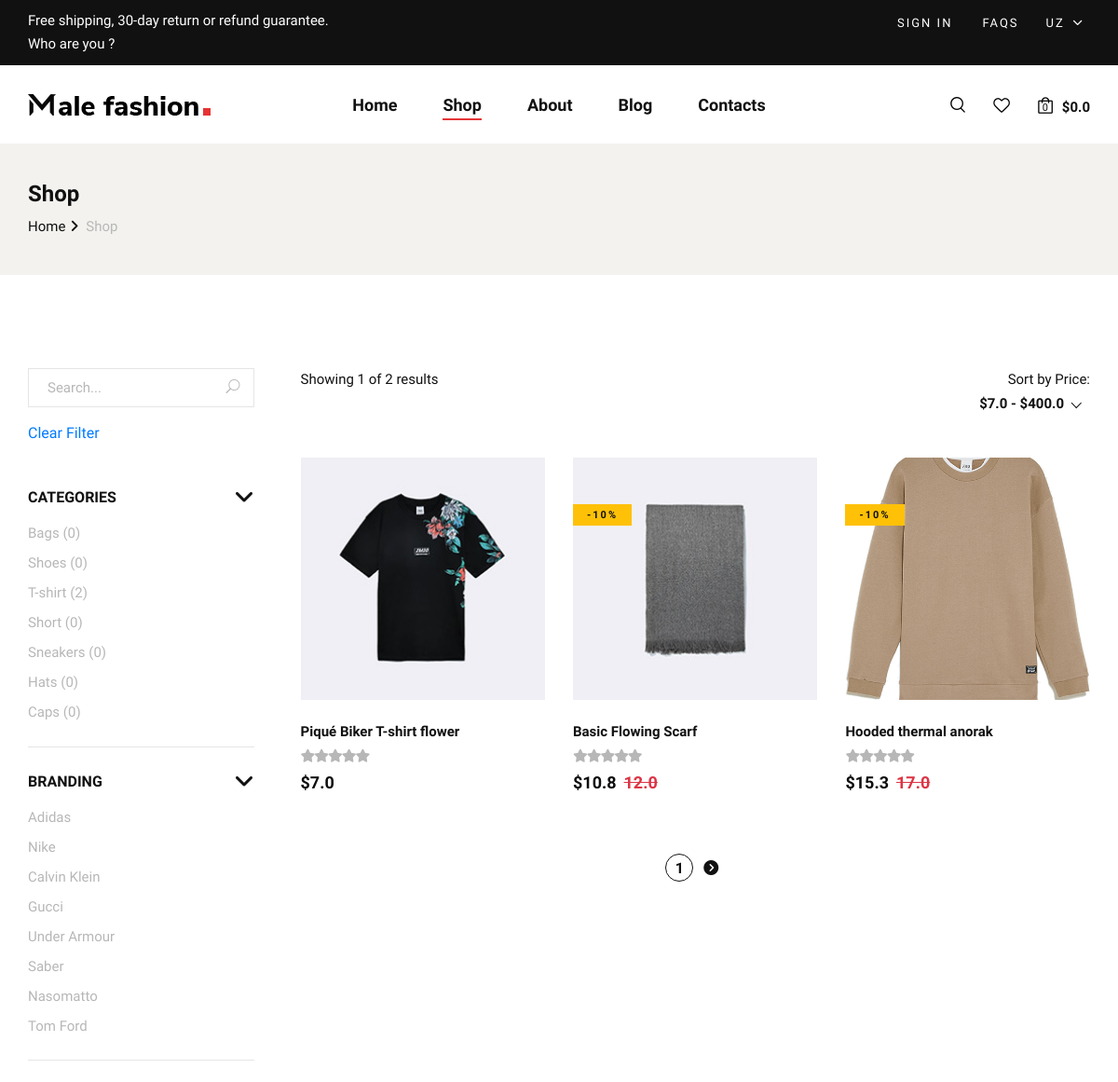
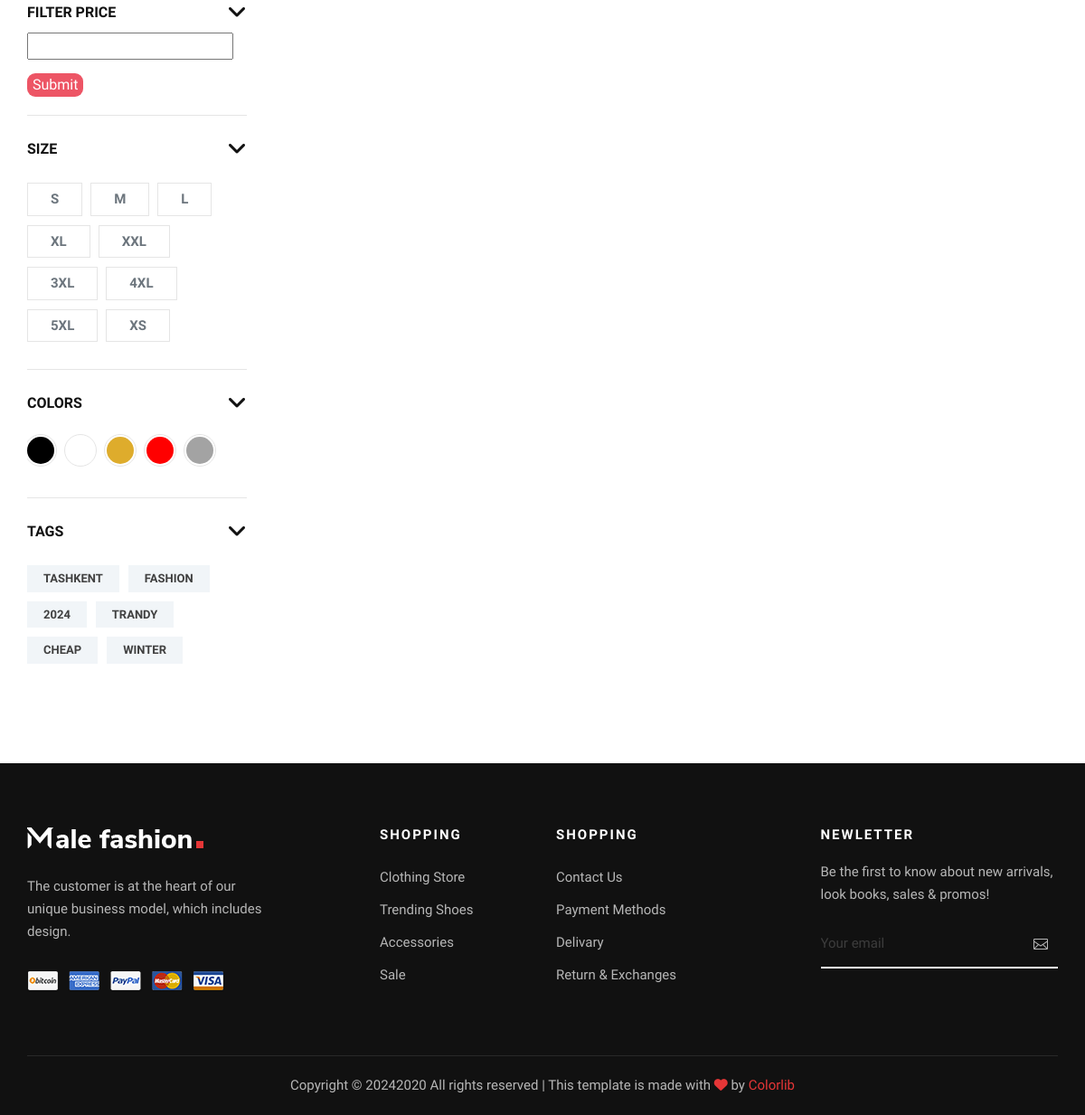
The app's page /shop/ with its own data (2 pictures, top to bottom).
### products/models.py (models this page shows, shortened)
class CategoryModel(models.Model):
    title = models.CharField(max_length=24)
    class Meta:
        verbose_name = "Category"
        verbose_name_plural = "Categories"

class BrandModel(models.Model):
    title = models.CharField(max_length=24)
    class Meta:
        verbose_name = "Brand"
        verbose_name_plural = "Brands"

class SizeModel(models.Model):
    title = models.CharField(max_length=24)
    class Meta:
        verbose_name = "Size"
        verbose_name_plural = "Sizes"

class TagModel(models.Model):
    title = models.CharField(max_length=24)
    class Meta:
        verbose_name = "Tag"
        verbose_name_plural = "Tags"

class ProductModel(models.Model):
    name = models.CharField(max_length=64)
    description = models.TextField()
    price = models.FloatField(default=0.0)
    image = models.ImageField(upload_to="products")
    discount = models.PositiveIntegerField(default=0)
    rating = models.PositiveIntegerField(default=1, validators=[rating_value_validate])
    category = models.ForeignKey(CategoryModel, on_delete=models.CASCADE, related_name="products")
    brand = models.ForeignKey(BrandModel, on_delete=models.CASCADE)
    sizes = models.ManyToManyField(SizeModel)
    colors = models.ManyToManyField(ColorModel)
    tags = models.ManyToManyField(TagModel)
    created_at = models.DateTimeField(auto_now_add=True)
    updated_at = models.DateTimeField(auto_now=True)
    def is_new(self):
        current_time = timezone.now()
        diff = (current_time - self.created_at).days
        if diff <= 3:
            return True
        else:
            return False
    def get_real_price(self):
        total = self.price - ((self.price / 100) * self.discount)
        return total
    class Meta:
        verbose_name = "Product"
        verbose_name_plural = "Products"

### pages/views.py (the view)
# urls.py: path('shop/', shopPageView, name="shop"),
def shopPageView(request):
    products = ProductModel.objects.all().order_by("price")
    q = request.GET.get('q')
    category = request.GET.get('category')
    sort = request.GET.get('sort')
    brand = request.GET.get('brand')
    size = request.GET.get('size')
    color = request.GET.get('color')
    tag = request.GET.get('tag')
    price_range = request.GET.get('my_range')
    paginator = Paginator(products, 3)
    from_price = 0
    to_price = 0
    if price_range:
        price_range = price_range.split(";")
        from_price, to_price = price_range[0], price_range[1]
        products = products.filter(price__gte=from_price, price__lte=to_price)
        paginator = Paginator(products, len(products))
    if q:
        products = products.filter(name__icontains=q)
    elif category:
        products = products.filter(category__title=category)
    elif brand:
        products = products.filter(brand__title=brand)
    elif size:
        products = products.filter(sizes__title=size)
    elif color:
        products = products.filter(colors__name=color)
    elif tag:
        products = products.filter(tags__title=tag)
    elif sort:
        products = products.order_by(sort)
    page_number = int(request.GET.get('page', 1))
    try:
        page_obj = paginator.get_page(page_number)  # returns the desired page object
    except PageNotAnInteger:
        page_obj = paginator.page(1)
    except EmptyPage:
        page_obj = paginator.page(paginator.num_pages)
    context = {
        "products": products,
        "categories": CategoryModel.objects.all(),
        "brands": BrandModel.objects.all(),
        "sizes": SizeModel.objects.all(),
        "colors": ColorModel.objects.all(),
        "tags": TagModel.objects.all(),
        "min_price": ProductModel.objects.aggregate(min_price=Min("price"))['min_price'],
        "max_price": ProductModel.objects.aggregate(max_price=Max("price"))['max_price'],
        "page_obj": page_obj
    }
    return render(request, template_name="shop.html", context=context)

### products/templatetags/my_tags.py (called while the page is built, shortened)
@register.simple_tag
def get_cart_info(request, coupon=None):
    cart_data = request.session.get("data", [])
    if not cart_data:
        return 0, 0.0

@register.filter(name='in_cart')
def in_cart(request, pk):
    cart = request.session.get("cart", [])
    if pk in cart:
        return True
    else:
        return False

### templates/shop.html (shortened to what this page needs)
{% extends 'layouts/base.html' %}
{% load my_tags %}
{% load static %}
{% block content %}
    {% block extra_css %}
    <link rel="stylesheet" href="https://cdnjs.cloudflare.com/ajax/libs/ion-rangeslider/2.3.1/css/ion.rangeSlider.min.css"/>
    {% endblock %}
    <section class="breadcrumb-option">
        <div class="container">
            <div class="row">
                <div class="col-lg-12">
                    <div class="breadcrumb__text">
                        <h4>Shop</h4>
                        <div class="breadcrumb__links">
                            <a href="./index.html">Home</a>
                            <span>Shop</span>
                        </div>
                    </div>
                </div>
            </div>
        </div>
    </section>
    <section class="shop spad">
        <div class="container">
            <div class="row">
                <div class="col-lg-3">
                    <div class="shop__sidebar">
                        <div class="shop__sidebar__search">
                            <form method="GET" class="mb-3">
                                <input name="q" type="text" placeholder="Search...">
                                <button type="submit"><span class="icon_search"></span></button>
                            </form>
                            <a class="text-primary" href="{% url 'pages:shop' %}">Clear Filter</a>
                        </div>
                        <div class="shop__sidebar__accordion">
                            <div class="accordion" id="accordionExample">
                                <div class="card">
                                    <div class="card-heading">
                                        <a data-toggle="collapse" data-target="#collapseOne">Categories</a>
                                    </div>
                                    <div id="collapseOne" class="collapse show" data-parent="#accordionExample">
                                        <div class="card-body">
                                            <div class="shop__sidebar__categories">
                                                <ul class="nice-scroll">
                                                    {% for category in categories %}
                                                        <li><a href="{% url 'pages:shop' %}?category={{ category.title }}">{{ category.title }} ({{ category.products.all.count }})</a></li>
                                                    {% endfor %}
                                                </ul>
                                            </div>
                                        </div>
                                    </div>
                                </div>
                                <div class="card">
                                    <div class="card-heading">
                                        <a data-toggle="collapse" data-target="#collapseTwo">Branding</a>
                                    </div>
                                    <div id="collapseTwo" class="collapse show" data-parent="#accordionExample">
                                        <div class="card-body">
                                            <div class="shop__sidebar__brand">
                                                <ul>
                                                    {% for brand in brands %}
                                                        <li><a href="{% url 'pages:shop' %}?brand={{ brand.title }}">{{ brand.title }}</a></li>
                                                    {% endfor %}
                                                </ul>
                                            </div>
                                        </div>
                                    </div>
                                </div>
                                <div class="card">
                                    <div class="card-heading">
                                        <a data-toggle="collapse" data-target="#collapseThree">Filter Price</a>
                                    </div>
                                    <div id="collapseThree" class="collapse show" data-parent="#accordionExample">
                                        <div class="card-body">
                                            <div class="shop__sidebar__price">
                                                   <form action="" method="get">
                                                    <input type="text" class="js-range-slider" name="my_range" value=""
                                                    data-type="double"
                                                    data-min="{{ min_price }}"
                                                    data-max="{{ max_price }}"
                                                    data-from="{{ from_price }}"
                                                    data-to="{{ to_price }}"
                                                    data-grid="true"
                                                />
                                                   <input style="background-color: #ed5565; border: none; border-radius: 9px; color: white; margin-top: 15px;" type="submit" id="input_submit">
                                                   </form>
                                            </div>
                                        </div>
                                    </div>
                                </div>
                                <div class="card">
                                    <div class="card-heading">
                                        <a data-toggle="collapse" data-target="#collapseFour">Size</a>
                                    </div>
                                    <div id="collapseFour" class="collapse show" data-parent="#accordionExample">
                                        <div class="card-body">
                                            <div class="shop__sidebar__size">
                                                {% for size in sizes %}
                                                        <label for="{{ size.title }}"><a class="text-secondary" href="{% url 'pages:shop' %}?size={{ size.title }}">
                                                            {{ size.title }}
                                                        </a>
                                                        </label>
                                                {% endfor %}
                                            </div>
                                        </div>
                                    </div>
                                </div>
                                <div class="card">
                                    <div class="card-heading">
                                        <a data-toggle="collapse" data-target="#collapseFive">Colors</a>
                                    </div>
                                    <div id="collapseFive" class="collapse show" data-parent="#accordionExample">
                                        <div class="card-body">
                                            <div class="shop__sidebar__color">
                                                {% for color in colors %}
                                                    <label style="background-color: {{ color.code }};" for="{{ color.name }}">
                                                    </label>
                                                {% endfor %}
                                            </div>
                                        </div>
                                    </div>
                                </div>
                                <div class="card">
                                    <div class="card-heading">
                                        <a data-toggle="collapse" data-target="#collapseSix">Tags</a>
                                    </div>
                                    <div id="collapseSix" class="collapse show" data-parent="#accordionExample">
                                        <div class="card-body">
                                            <div class="shop__sidebar__tags">
                                               {% for tag in tags %}
                                                <a href="{% url 'pages:shop' %}?tag={{ tag.title }}">{{ tag.title }}</a>
                                               {% endfor %}
                                            </div>
                                        </div>
                                    </div>
                                </div>
                            </div>
                        </div>
                    </div>
                </div>
                <div class="col-lg-9">
                    <div class="shop__product__option">
                        <div class="row">
                            <div class="col-lg-6 col-md-6 col-sm-6">
                                <div class="shop__product__option__left">
                                    <p>Showing {{ page_obj.number }} of {{ page_obj.paginator.num_pages }} results</p>
                                </div>
                            </div>
                            <div class="col-lg-6 col-md-6 col-sm-6">
                                <div class="shop__product__option__right">
                                    <p>Sort by Price:</p>
                                    <form method="GET">
                                    </form>
                                </div>
                            </div>
                        </div>
                    </div>
                    <div class="row">
                        {% for product in page_obj.object_list %}
                        <div class="col-lg-4 col-md-6 col-sm-6">
                            <div class="product__item">
                                <div class="product__item__pic set-bg" data-setbg="{{ product.image.url }}">
                                    {% if product.discount %}
                                        <span style="margin-top: 30px;" class="label bg-warning">-{{ product.discount }}%</span>
                                    {% endif %}
                                </div>
                                <div class="product__item__text">
                                    <h6>{{ product.name }}</h6>
                                    <div class="rating">
                                        <i class="fa fa-star-o"></i>
                                        <i class="fa fa-star-o"></i>
                                        <i class="fa fa-star-o"></i>
                                        <i class="fa fa-star-o"></i>
                                        <i class="fa fa-star-o"></i>
                                    </div>
                                    <h5>${{ product.get_real_price }}<s class="text-danger">{% if product.discount %}<span class="ml-2">{{ product.price }}</span>{% endif %}</s></h5>
                                </div>
                            </div>
                        </div>
                        {% endfor %}
                    </div>
                    <div class="row">
                        <div class="col-lg-12">
                            <div class="product__pagination">
                                <a class="active" href="#">{{page_obj.number}}</a>
                                {% if page_obj.has_next %}
                                    <a href="?page={{ page_obj.next_page_number }}"><i class="fa-solid fa-circle-chevron-right"></i></a>
                                {% endif %}
                            </div>
                        </div>
                    </div>
                </div>
            </div>
        </div>
    </section>
{% endblock %}

### records on screen
CategoryModel: title "Bags", products.all.count "0"
CategoryModel: title "Shoes", products.all.count "0"
CategoryModel: title "T-shirt", products.all.count "2"
CategoryModel: title "Short", products.all.count "0"
CategoryModel: title "Sneakers", products.all.count "0"
CategoryModel: title "Hats", products.all.count "0"
CategoryModel: title "Caps", products.all.count "0"
BrandModel: title "Adidas"
BrandModel: title "Nike"
BrandModel: title "Calvin Klein"
BrandModel: title "Gucci"
BrandModel: title "Under Armour"
BrandModel: title "Saber"
BrandModel: title "Nasomatto"
BrandModel: title "Tom Ford"
SizeModel: title "S"
SizeModel: title "M"
SizeModel: title "L"
SizeModel: title "XL"
SizeModel: title "XXL"
SizeModel: title "3XL"
SizeModel: title "4XL"
SizeModel: title "5XL"
SizeModel: title "XS"
TagModel: title "TASHKENT"
TagModel: title "FASHION"
TagModel: title "2024"
TagModel: title "TRANDY"
TagModel: title "CHEAP"
TagModel: title "WINTER"
ProductModel: shows a picture, name "Piqué Biker T-shirt flower", get_real_price "7.0"
ProductModel: shows a picture, discount "10", name "Basic Flowing Scarf", get_real_price "10.8", price "12.0"
ProductModel: shows a picture, discount "10", name "Hooded thermal anorak", get_real_price "15.3", price "17.0"

### other values on screen
{{ cart_info.0 }} "0"
{{ cart_info.1 }} "0.0"
{{ page_obj.number }} "1"
{{ page_obj.paginator.num_pages }} "2"
